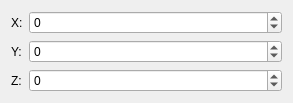
<?xml version="1.0" encoding="UTF-8"?>
<ui version="4.0">
 <class>Form</class>
 <widget class="QWidget" name="Form">
  <property name="geometry">
   <rect>
    <x>0</x>
    <y>0</y>
    <width>293</width>
    <height>92</height>
   </rect>
  </property>
  <property name="sizePolicy">
   <sizepolicy hsizetype="Preferred" vsizetype="Minimum">
    <horstretch>0</horstretch>
    <verstretch>0</verstretch>
   </sizepolicy>
  </property>
  <property name="windowTitle">
   <string>Form</string>
  </property>
  <layout class="QVBoxLayout" name="verticalLayout">
   <item>
    <layout class="QGridLayout" name="gridLayout" columnstretch="0,1">
     <item row="0" column="1">
      <widget class="QSpinBox" name="xInput">
       <property name="minimum">
        <number>-2000000000</number>
       </property>
       <property name="maximum">
        <number>2000000000</number>
       </property>
      </widget>
     </item>
     <item row="0" column="0">
      <widget class="QLabel" name="label">
       <property name="text">
        <string>X:</string>
       </property>
      </widget>
     </item>
     <item row="2" column="0">
      <widget class="QLabel" name="label_3">
       <property name="text">
        <string>Z:</string>
       </property>
      </widget>
     </item>
     <item row="2" column="1">
      <widget class="QSpinBox" name="zInput">
       <property name="minimum">
        <number>-2000000000</number>
       </property>
       <property name="maximum">
        <number>2000000000</number>
       </property>
      </widget>
     </item>
     <item row="1" column="1">
      <widget class="QSpinBox" name="yInput">
       <property name="minimum">
        <number>-2000000000</number>
       </property>
       <property name="maximum">
        <number>2000000000</number>
       </property>
      </widget>
     </item>
     <item row="1" column="0">
      <widget class="QLabel" name="label_2">
       <property name="text">
        <string>Y:</string>
       </property>
      </widget>
     </item>
    </layout>
   </item>
  </layout>
  <zorder>xInput</zorder>
  <zorder>xMaxInput</zorder>
  <zorder>label</zorder>
  <zorder>label_2</zorder>
  <zorder>yInput</zorder>
  <zorder>yMaxInput</zorder>
  <zorder>zMaxInput</zorder>
  <zorder>zInput</zorder>
  <zorder>label_3</zorder>
  <zorder>stackedWidget</zorder>
  <zorder></zorder>
  <zorder>zMaxInput</zorder>
  <zorder>yMaxInput</zorder>
  <zorder>xMaxInput</zorder>
  <zorder>widthLabel</zorder>
  <zorder>heightLabel</zorder>
  <zorder>lengthLabel</zorder>
 </widget>
 <resources/>
 <connections/>
</ui>
